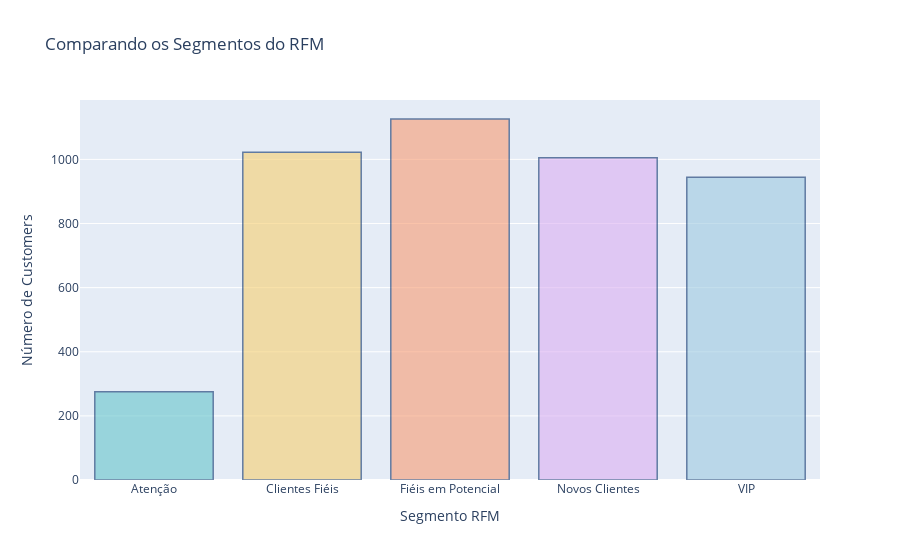

Here is the notebook cell this chart was saved with:
### Markdown cell above
A correlação entre Recency Score e Frequency Score no segmento VIP apresentou valor de -0.23, indicando uma relação negativa fraca. Esse resultado sugere que, dentro desse grupo, não há uma associação forte entre frequência de compras e recência, possivelmente devido à homogeneidade do segmento ou à existência de diferentes perfis comportamentais dentro dos clientes de alto valor. Ou seja, podem existem clientes que alta frequência, mas não necessariamente comprou nos último dias ou VIPs que realizou compras recentes e de alto valor, mas que possuem frequência menor.

### Code cell
pastel_colors = plotly.colors.qualitative.Pastel
fig = go.Figure(data=[go.Bar(x=segment_counts.index,
                             y=segment_counts.values,
                             marker=dict(color=pastel_colors))])

#Difinindo a cor do segmento VIP
vip_color = "rgb(158, 202, 225)"
fig.update_traces(marker_color=[vip_color if segment == "VIP" else pastel_colors[i]
                                for i, segment in enumerate(segment_counts.index)],
                marker_line_color = "rgb(8, 48, 107)",
                marker_line_width = 1.5, opacity=0.6)

fig.update_layout(title="Comparando os Segmentos do RFM",
                  xaxis_title = "Segmento RFM",
                  yaxis_title = "Número de Customers",
                  showlegend = False)

fig.show()

### Figure 1 — Plotly figure (JSON) as saved in the notebook; plotly's stock layout.template omitted (floating-point values rounded to 4 significant figures)
{"data": [{"marker": {"color": ["rgb(102, 197, 204)", "rgb(246, 207, 113)", "rgb(248, 156, 116)", "rgb(220, 176, 242)", "rgb(158, 202, 225)"], "line": {"color": "rgb(8, 48, 107)", "width": 1.5}}, "opacity": 0.6, "type": "bar", "x": ["Atenção", "Clientes Fiéis", "Fiéis em Potencial", "Novos Clientes", "VIP"], "y": [275, 1022, 1126, 1005, 944]}], "layout": {"showlegend": false, "title": {"text": "Comparando os Segmentos do RFM"}, "xaxis": {"title": {"text": "Segmento RFM"}}, "yaxis": {"title": {"text": "Número de Customers"}}}}
